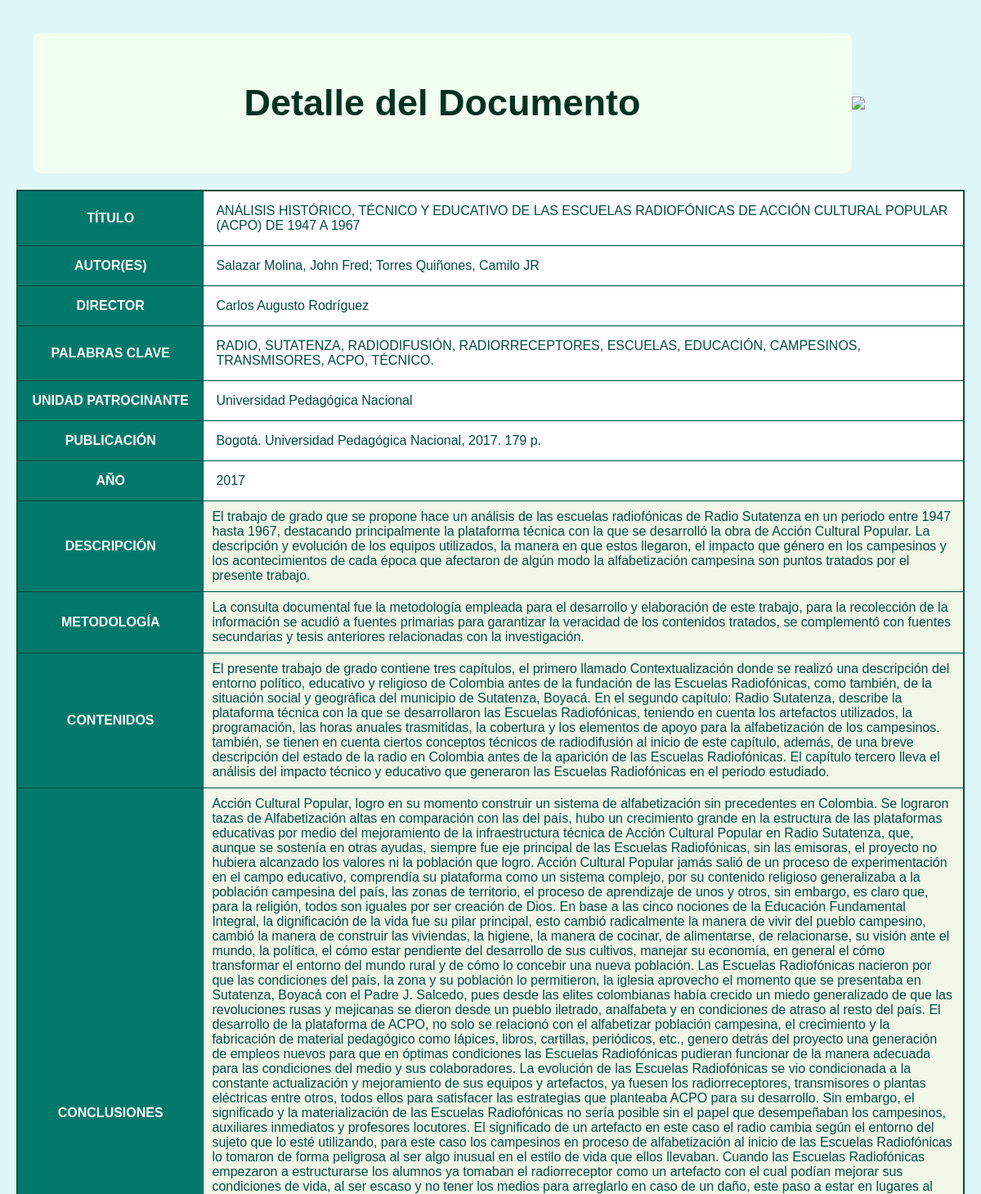
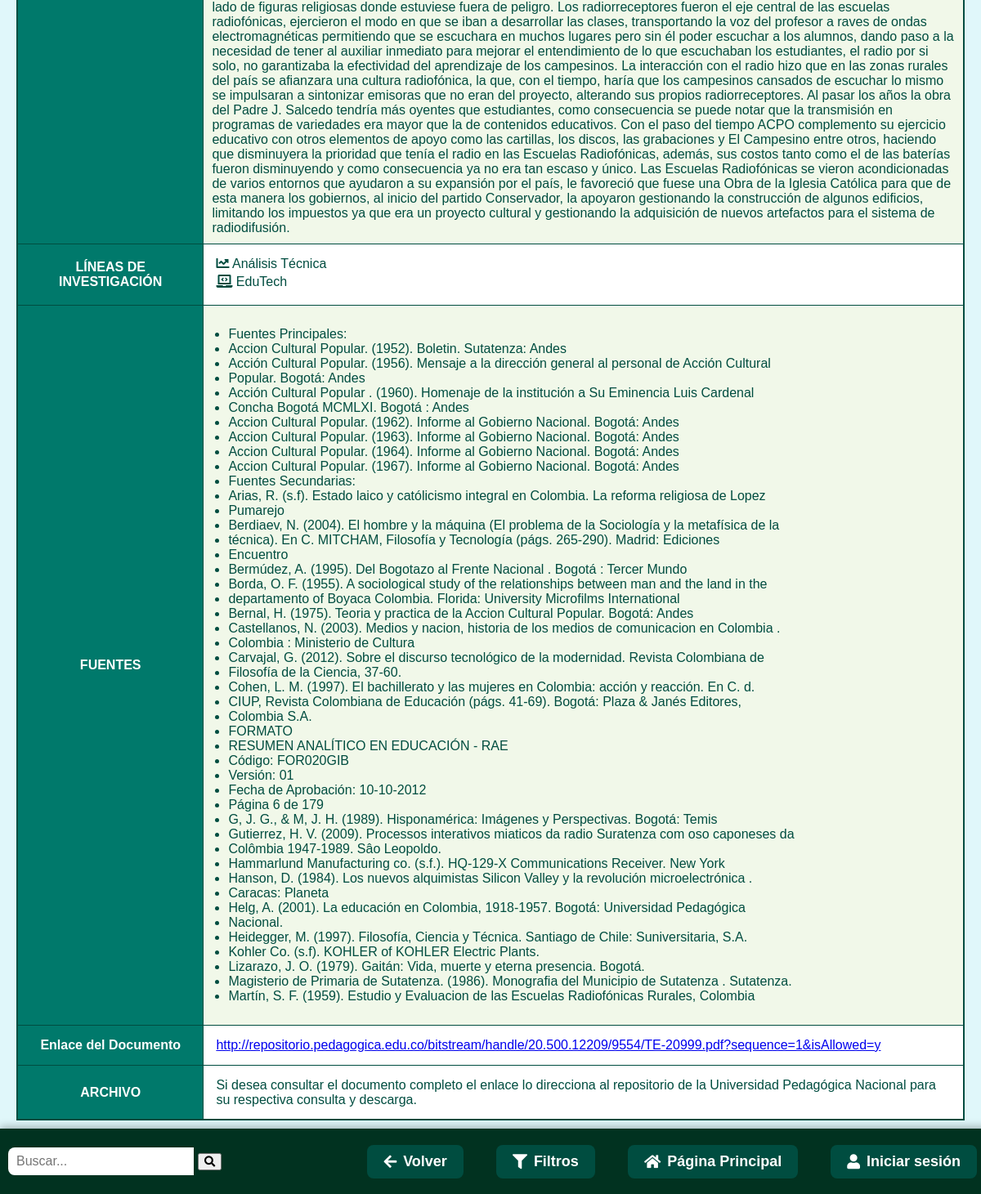
Screenshot of /documento/detalle/153/ with the database file from the repository (2 pictures, top to bottom).
### repositorio/models.py (models this page shows, shortened)
class Documento(models.Model):
    CATEGORIAS = [
        ('electronica', 'Electrónica'),
        ('diseno', 'Diseño Tecnológico'),
        ('tecnologia', 'Tecnología'),
    ]
    titulo = models.CharField(max_length=255, blank=True, null=True)
    autor = models.CharField(max_length=255, blank=True, null=True)
    director = models.CharField(max_length=255, blank=True, null=True)
    palabras_clave = models.CharField(max_length=255, blank=True, null=True)
    unidad_patrocinante = models.CharField(max_length=255, blank=True, null=True)
    publicacion = models.CharField(max_length=255, blank=True, null=True)
    descripcion = models.TextField(blank=True, null=True)
    metodologia = models.TextField(blank=True, null=True)
    contenidos = models.TextField(blank=True, null=True)
    conclusiones = models.TextField(blank=True, null=True)
    fuentes = models.TextField(blank=True, null=True)
    enlace = models.URLField(blank=True, null=True)
    archivo = models.FileField(upload_to='documentos/', max_length=255, blank=True, null=True)
    año = models.CharField(max_length=4, blank=True, null=True)
    categoria = models.CharField(max_length=50, choices=CATEGORIAS, default='electronica')
    lineas_investigacion = models.ManyToManyField(LineaInvestigacion, blank=True)

class LineaInvestigacion(models.Model):
    nombre = models.CharField(max_length=100)

### repositorio/views.py (the view)
# urls.py: path('documento/detalle/<int:pk>/', DocumentoDetailView.as_view(), name='documento_detalle'),
class DocumentoDetailView(DetailView):
    model = Documento
    template_name = 'documento_detalle.html'

### repositorio/templates/documento_detalle.html (shortened to what this page needs)
{% extends 'base.html' %}
{% load static %}
{% block content %}
<link rel="stylesheet" href="https://cdnjs.cloudflare.com/ajax/libs/font-awesome/5.15.4/css/all.min.css">
<div class="header">
  <h1 class="titulo-marca-agua">Detalle del Documento</h1>
  <img src="https://www.upn.edu.co/wp-content/uploads/2023/07/Logo-blanco-fondo-azul-UPN.jpg">
</div>
<table>
  <tr>
     <tr>
        <th>TÍTULO</th>
        <td>{{ object.titulo|default:"No disponible" }}</td>
      </tr>
      <tr>
        <th>AUTOR(ES)</th>
        <td>{{ object.autor|default:"No disponible" }}</td>
      </tr>
      <tr>
        <th>DIRECTOR</th>
        <td>{{ object.director|default:"No registrado" }}</td>
      </tr>
      <tr>
        <th>PALABRAS CLAVE</th>
        <td>{{ object.palabras_clave|default:"No disponibles" }}</td>
      </tr>
      <tr>
        <th>UNIDAD PATROCINANTE</th>
        <td>{{ object.unidad_patrocinante|default:"No disponible" }}</td>
      </tr>
      <tr>
        <th>PUBLICACIÓN</th>
        <td>{{ object.publicacion|default:"No disponible" }}</td>
      </tr>
      <tr>
          <th>AÑO</th>
          <td>{{ object.año|default:"No disponible" }}</td>
        </tr>
      <tr>
        <th>DESCRIPCIÓN</th>
        <td class="content-box">{{ object.descripcion|default:"No disponible" }}</td>
      </tr>
      <tr>
        <th>METODOLOGÍA</th>
        <td class="content-box">{{ object.metodologia|default:"No disponible" }}</td>
      </tr>
      <tr>
        <th>CONTENIDOS</th>
        <td class="content-box">{{ object.contenidos|default:"No disponible" }}</td>
      </tr>
      <tr>
        <th>CONCLUSIONES</th>
        <td class="content-box">{{ object.conclusiones|default:"No disponible" }}</td>
      </tr>
       <tr>
          <th>LÍNEAS DE INVESTIGACIÓN</th>
          <td>
            {% if object.lineas_investigacion.exists %}
              <div class="research-lines">
                  {% for linea in object.lineas_investigacion.all %}
                    <div style="margin-bottom: 4px;">
                      {% if linea.nombre == "Análisis Técnica" %}
                        <i class="fas fa-chart-line" title="{{ linea.nombre }}"></i> {{ linea.nombre }}
                      {% elif linea.nombre == "EduTech" %}
                        <i class="fas fa-laptop-code" title="{{ linea.nombre }}"></i> {{ linea.nombre }}
                      {% elif linea.nombre == "Experiencias ETIAE/MTIAE" %}
                        <i class="fas fa-users" title="{{ linea.nombre }}"></i> {{ linea.nombre }}
                      {% elif linea.nombre == "Productos – Prototipos – Tecnológicos" %}
                        <i class="fas fa-cogs" title="{{ linea.nombre }}"></i> {{ linea.nombre }}
                      {% elif linea.nombre == "Sistemas de Control" %}
                        <i class="fas fa-sliders-h" title="{{ linea.nombre }}"></i> {{ linea.nombre }}
                      {% elif linea.nombre == "Tecnologías Digitales" %}
                        <i class="fas fa-microchip" title="{{ linea.nombre }}"></i> {{ linea.nombre }}
                      {% elif linea.nombre == "Diseño de Prototipos" %}
                        <i class="fas fa-laptop-code" title="{{ linea.nombre }}"></i> {{ linea.nombre }}
                      {% elif linea.nombre == "Educación en y con tecnología" %}
                        <i class="fas fa-users" title="{{ linea.nombre }}"></i> {{ linea.nombre }}
                      {% elif linea.nombre == "Herramientas Digitales" %}
                        <i class="fas fa-sliders-h" title="{{ linea.nombre }}"></i> {{ linea.nombre }}
                      {% elif linea.nombre == "Monografías" %}
                        <i class="fas fa-microchip" title="{{ linea.nombre }}"></i> {{ linea.nombre }}
                      {% elif linea.nombre == "Propuesta Disciplinar" %}
                        <i class="fas fa-microchip" title="{{ linea.nombre }}"></i> {{ linea.nombre }}
                      {% else %}
                        <i class="fas fa-tag" title="{{ linea.nombre }}"></i> {{ linea.nombre }}
                      {% endif %}
                    </div>
                  {% endfor %}
                </div>
            {% else %}
              No clasificado
            {% endif %}
          </td>
        </tr>
      <tr>
        <th>FUENTES</th>
        <td class="content-box">
            {% if object.fuentes %}
                <ul>
                    {% for fuente in object.fuentes.splitlines %}
                        <li>{{ fuente }}</li>
                    {% endfor %}
                </ul>
            {% else %}
                No disponible
            {% endif %}
        </td>
      </tr>
       <th>Enlace del Documento</th>
       <td>
         {% if object.enlace %}
           <a href="{{ object.enlace }}" target="_blank">{{ object.enlace }}</a>
         {% else %}
           No disponible
         {% endif %}
       </td>
     </tr>
     <tr>
      <th>ARCHIVO</th>
      <td>
        {% if object.archivo %}
          Si desea consultar el documento completo el enlace lo direcciona al repositorio de la Universidad Pedagógica Nacional para su respectiva consulta y descarga.
        {% endif %}
      </td>
    </tr>
  </table>
  {% endblock %}

### repositorio/templates/base.html (style rules this page uses)
body { margin: 0; font-family: Arial, sans-serif; background-color: #e0f7fa; padding-bottom: 70px; }

### repositorio/templates/documento_detalle.html (style rules this page uses)
body { background-color: #e0f7fa; font-family: Arial, sans-serif; }
.header { display: flex; justify-content: space-between; align-items: center; padding: 20px; color: white ; }
.header h1 { margin: 0; color: #013220; font-size: 45px; }
.header img { width: 150px; height: auto; }
table { width: 100%; border: 2px solid #004d40; border-collapse: collapse; background-color: white; }
th, td { border: 1px solid #004d40; padding: 15px; text-align: left; }
th { background-color: #00796b; color: white; text-align: center; }
td { color: #004d40; word-wrap: break-word; overflow-wrap: break-word; white-space: normal; max-width: 1000px; }
td ul { list-style-type: disc; padding-left: 20px; text-align: left; display: block; }
.content-box { background-color: #f1f8e9; padding: 10px; border-radius: 5px; }
.titulo-marca-agua { position: relative; display: inline-block; color: #013220; font-size: 45px; text-align: center; padding: 60px; background-color: #f0fff0; border-radius: 10px; width: 100%; font-weight: bold; z-index: 2; }
.titulo-marca-agua::before { content: ""; position: absolute; top: 50%; left: 15%; transform: translate(-50%, -50%); background: url("https://cienciaytecnologia.upn.edu.co/wp-content/uploads/2023/04/DTE-11.png") no-repeat center; background-size: 350px 150px; width: 100%; height: 100%; opacity: 0.2; z-index: -1; }

### rows the page displays
Documento: titulo "ANÁLISIS HISTÓRICO, TÉCNICO Y EDUCATIVO DE LAS ESCUELAS RADIOFÓNICAS DE ACCIÓN CULTURAL POPULAR (ACPO) DE 1947 A 1967", autor "Salazar Molina, John Fred; Torres Quiñones, Camilo JR", director "Carlos Augusto Rodríguez", palabras_clave "RADIO, SUTATENZA, RADIODIFUSIÓN, RADIORRECEPTORES, ESCUELAS, EDUCACIÓN, CAMPESINOS, TRANSMISORES, ACPO, TÉCNICO.", unidad_patrocinante "Universidad Pedagógica Nacional", publicacion "Bogotá. Universidad Pedagógica Nacional, 2017. 179 p.", año "2017", descripcion "El trabajo de grado que se propone hace un análisis de las escuelas radiofónicas de Radio Sutatenza en un periodo entre 1947 hasta 1967, destacando principalmente la plataforma técnica con la que se desarrolló la obra de Acción Cultural Popular. La descripción y evolución de los equipos utilizados, la manera en que estos llegaron, el impacto que género en los campesinos y los acontecimientos de cada época que afectaron de algún modo la alfabetización campesina son puntos tratados por el presente trabajo.", metodologia "La consulta documental fue la metodología empleada para el desarrollo y elaboración de este trabajo, para la recolección de la información se acudió a fuentes primarias para garantizar la veracidad de los contenidos tratados, se complementó con fuentes secundarias y tesis anteriores relacionadas con la investigación.", contenidos "El presente trabajo de grado contiene tres capítulos, el primero llamado Contextualización donde se realizó una descripción del entorno político, educativo y religioso de Colombia antes de la fundación de las Escuelas Radiofónicas, como también, de la situación social y geográfica del municipio de Sutatenza, Boyacá. En el segundo capítulo: Radio Sutatenza, describe la plataforma técnica con la que se desarrollaron las Escuelas Radiofónicas, teniendo en cuenta los artefactos utilizados, la programación, las horas anuales trasmitidas, la cobertura y los elementos de apoyo para la alfabetización de los campesinos. también, se tienen en cuenta ciertos conceptos técnicos de radiodifusión al…", conclusiones "Acción Cultural Popular, logro en su momento construir un sistema de alfabetización sin precedentes en Colombia. Se lograron tazas de Alfabetización altas en comparación con las del país, hubo un crecimiento grande en la estructura de las plataformas educativas por medio del mejoramiento de la infraestructura técnica de Acción Cultural Popular en Radio Sutatenza, que, aunque se sostenía en otras ayudas, siempre fue eje principal de las Escuelas Radiofónicas, sin las emisoras, el proyecto no hubiera alcanzado los valores ni la población que logro. Acción Cultural Popular jamás salió de un proceso de experimentación en el campo educativo, comprendía su plataforma como un sistema complejo, por…", enlace "http://repositorio.pedagogica.edu.co/bitstream/handle/20.500.12209/9554/TE-20999.pdf?sequence=1&isAllowed=y"
LineaInvestigacion: nombre "Análisis Técnica"
LineaInvestigacion: nombre "EduTech"

### other values shown
{{ fuente }} "Fuentes Principales:" "Accion Cultural Popular. (1952). Boletin. Sutatenza: Andes" "Acción Cultural Popular. (1956). Mensaje a la dirección general al personal de Acción Cultural" "Popular. Bogotá: Andes" "Acción Cultural Popular . (1960). Homenaje de la institución a Su Eminencia Luis Cardenal" "Concha Bogotá MCMLXI. Bogotá : Andes" "Accion Cultural Popular. (1962). Informe al Gobierno Nacional. Bogotá: Andes" "Accion Cultural Popular. (1963). Informe al Gobierno Nacional. Bogotá: Andes" "Accion Cultural Popular. (1964). Informe al Gobierno Nacional. Bogotá: Andes" "Accion Cultural Popular. (1967). Informe al Gobierno Nacional. Bogotá: Andes" "Fuentes Secundarias:" "Arias, R. (s.f). Estado laico y católicismo integral en Colombia. La reforma religiosa de Lopez" "Pumarejo" "Berdiaev, N. (2004). El hombre y la máquina (El problema de la Sociología y la metafísica de la" "técnica). En C. MITCHAM, Filosofía y Tecnología (págs. 265-290). Madrid: Ediciones" "Encuentro" "Bermúdez, A. (1995). Del Bogotazo al Frente Nacional . Bogotá : Tercer Mundo" "Borda, O. F. (1955). A sociological study of the relationships between man and the land in the" "departamento of Boyaca Colombia. Florida: University Microfilms International" "Bernal, H. (1975). Teoria y practica de la Accion Cultural Popular. Bogotá: Andes" "Castellanos, N. (2003). Medios y nacion, historia de los medios de comunicacion en Colombia ." "Colombia : Ministerio de Cultura" "Carvajal, G. (2012). Sobre el discurso tecnológico de la modernidad. Revista Colombiana de" "Filosofía de la Ciencia, 37-60." "Cohen, L. M. (1997). El bachillerato y las mujeres en Colombia: acción y reacción. En C. d." "CIUP, Revista Colombiana de Educación (págs. 41-69). Bogotá: Plaza & Janés Editores," "Colombia S.A." "FORMATO" "RESUMEN ANALÍTICO EN EDUCACIÓN - RAE" "Código: FOR020GIB" "Versión: 01" "Fecha de Aprobación: 10-10-2012" "Página 6 de 179" "G, J. G., & M, J. H. (1989). Hisponamérica: Imágenes y Perspectivas. Bogotá: Temis" "Gutierrez, H. V. (2009). Processos interativos miaticos da radio Suratenza com oso caponeses da" "Colômbia 1947-1989. Sâo Leopoldo." "Hammarlund Manufacturing co. (s.f.). HQ-129-X Communications Receiver. New York" "Hanson, D. (1984). Los nuevos alquimistas Silicon Valley y la revolución microelectrónica ." "Caracas: Planeta" "Helg, A. (2001). La educación en Colombia, 1918-1957. Bogotá́: Universidad Pedagógica" "Nacional." "Heidegger, M. (1997). Filosofía, Ciencia y Técnica. Santiago de Chile: Suniversitaria, S.A." "Kohler Co. (s.f). KOHLER of KOHLER Electric Plants." "Lizarazo, J. O. (1979). Gaitán: Vida, muerte y eterna presencia. Bogotá." "Magisterio de Primaria de Sutatenza. (1986). Monografia del Municipio de Sutatenza . Sutatenza." "Martín, S. F. (1959). Estudio y Evaluacion de las Escuelas Radiofónicas Rurales, Colombia"
